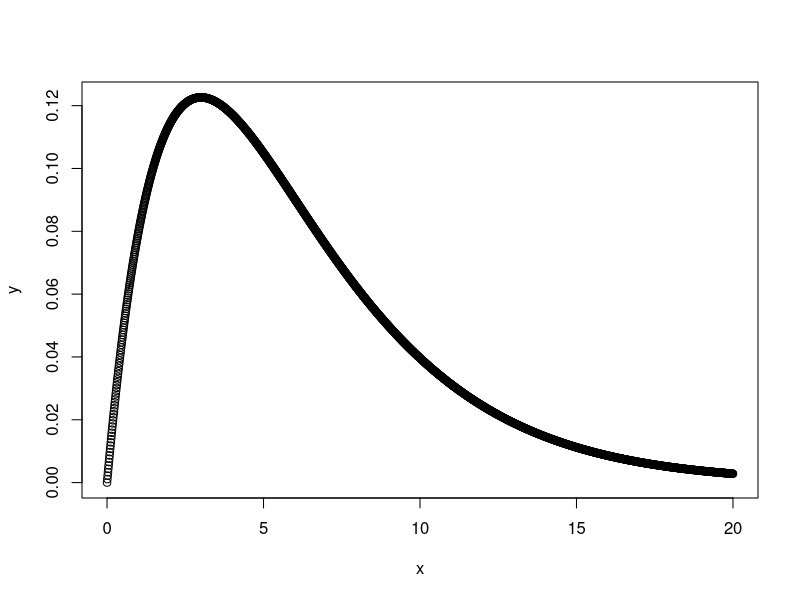
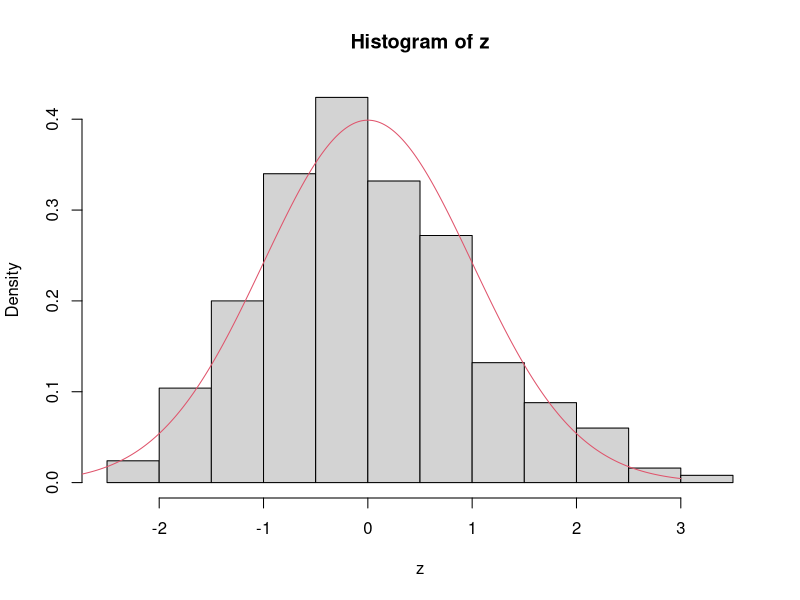
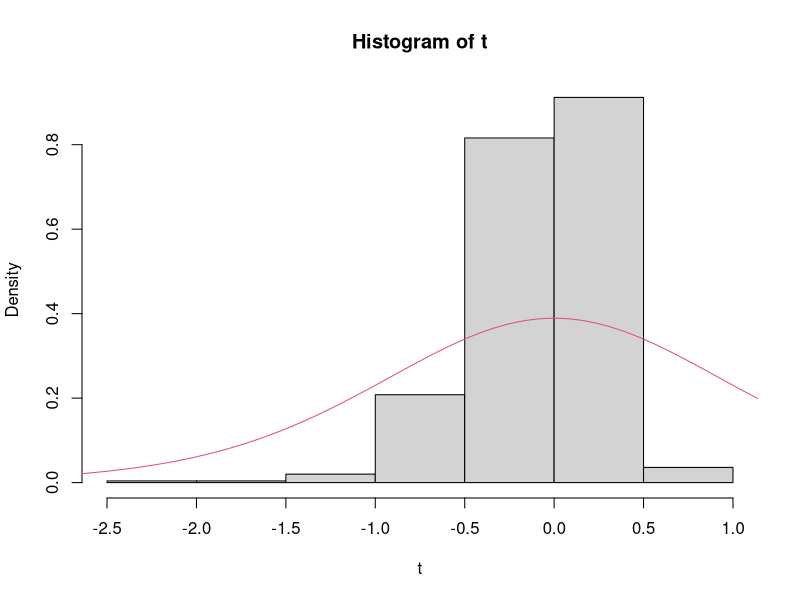

Recreate these plots in R, in order.
### 342 hw 2

# (4) (a)

?dgamma

x <- seq(0, 20, .01)
y <- dgamma(x, shape = 2, scale = 3)

plot(x,y)

# (b)

# E[X] = k*theta, k = 2, theta = 3

k <- 2
theta <- 3
k*theta

# (e)

m <- rgamma(12, shape = 2, scale = 3)
mbar <- mean(m)

sd <- sqrt(var(m))

z <- (m-6)/(sd)
z

randSamp <- rgamma(12, shape = 2, scale = 3)
sampMean <- mean(randSamp)
sampSD <- sqrt(var(randSamp))
z <- (sampMean-6)/(sampSD)


iter <- 500
sampMean <- numeric(iter)
SD <- numeric(iter)
z <- numeric(iter)
for(i in seq(1, iter))
{
  randSamp <- rgamma(12, shape = 2, scale = 3)
  sampMean[i] <- mean(randSamp)
  SD[i] <- sqrt(3/2)
  }
z <- (sampMean-6)/(SD)
hist(z, freq = F)
x <- seq(-3,3, .01)
density <- dnorm(x)
lines(x, density, col = 2)


# (f)

iter <- 500
sampMean <- numeric(iter)
s <- numeric(iter)
t <- numeric(iter)
for(i in seq(1, iter))
{
  randSamp <- rgamma(12, shape = 2, scale = 3)
  sampMean[i] <- mean(randSamp)
  s[i] <- sd(randSamp)
}

t <- (sampMean-6)/(s)

hist(t, freq = F)
x <- seq(-3,3, .01)
y <- dt(x, df = 10)
lines(x, y, col = 2)











